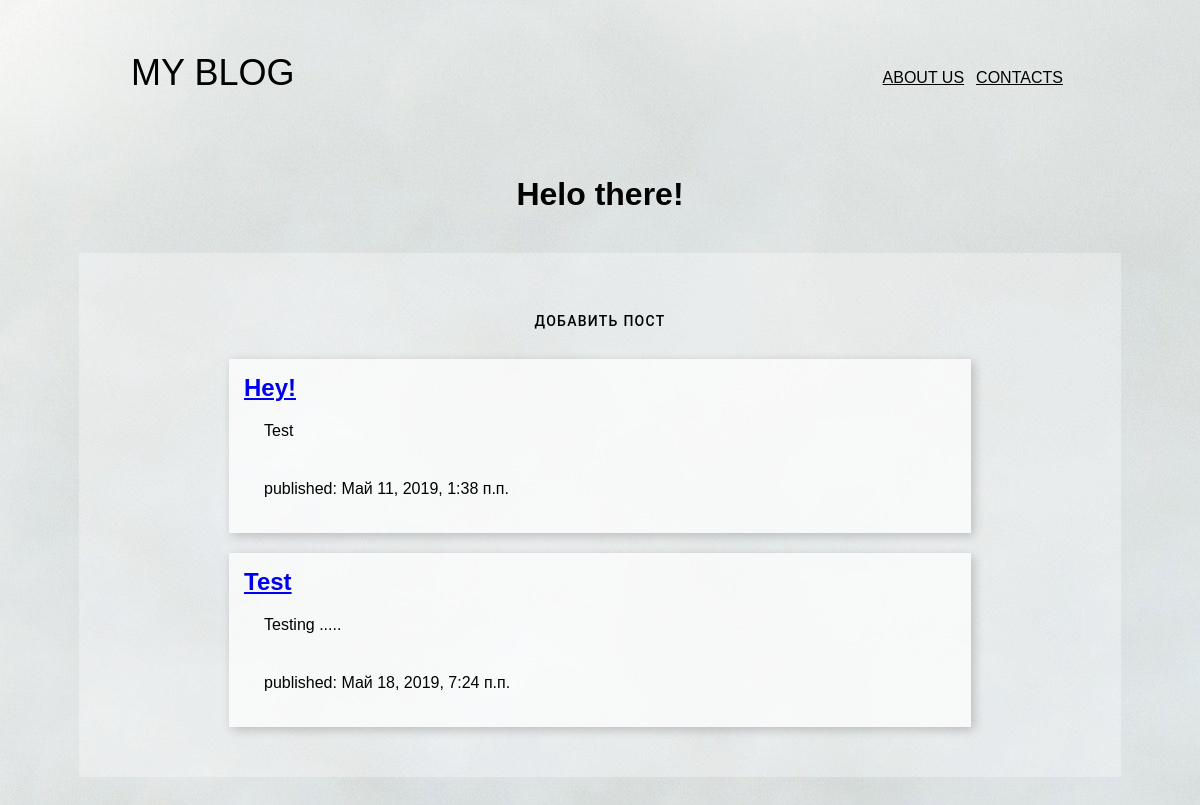
The app's page / (signed in), older data.
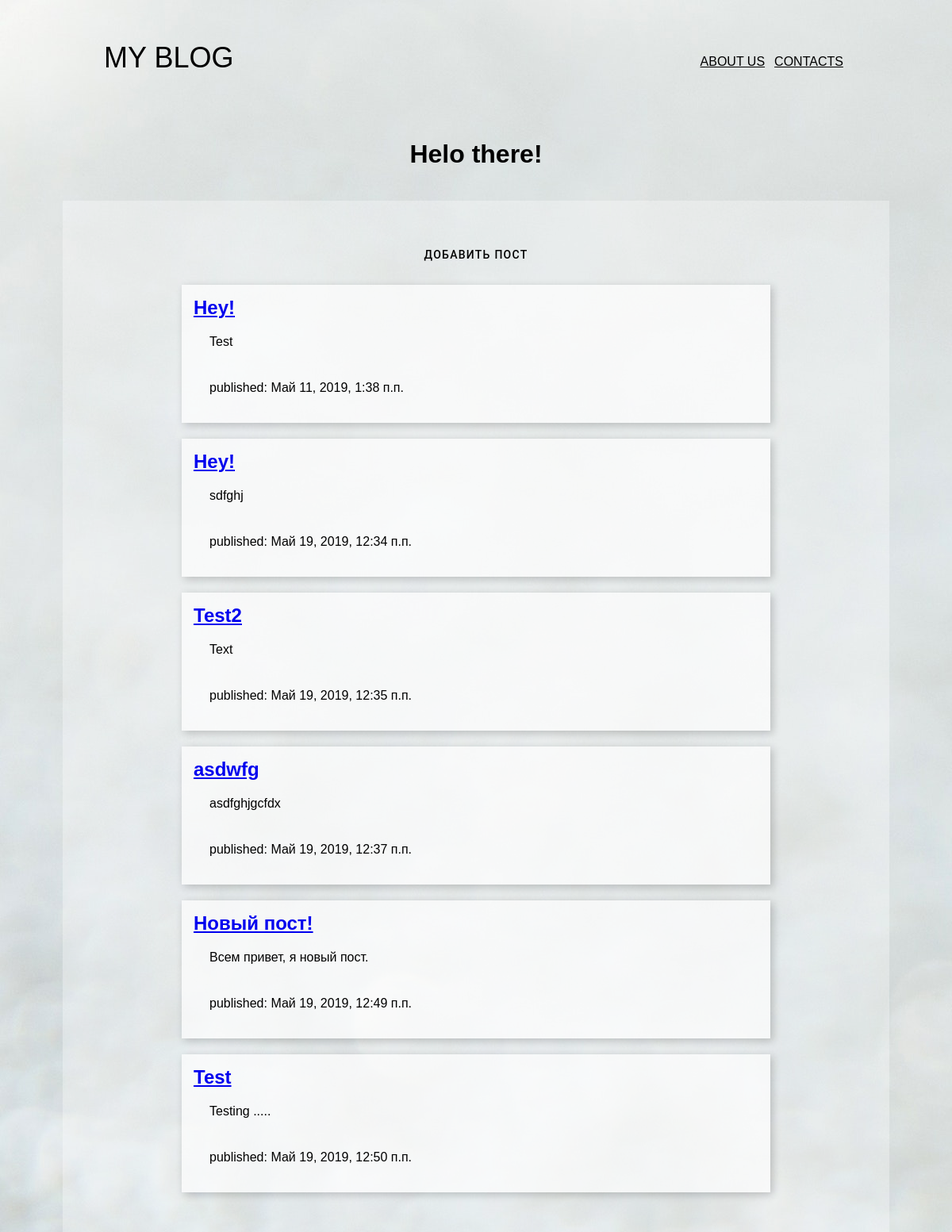
The same page, newer data.
### blog/models.py (models this page shows, shortened)
class Post(models.Model):
    author = models.ForeignKey(settings.AUTH_USER_MODEL, on_delete=models.CASCADE)
    title = models.CharField(max_length=200)
    text = models.TextField()
    created_date = models.DateTimeField(default=timezone.now)
    published_date = models.DateTimeField(blank=True, null=True)

### blog/views.py (the view)
# urls.py: path('', views.post_list, name='post_list'),
def post_list(request):
    posts = Post.objects.filter(published_date__lte=timezone.now()).order_by('published_date')
    return render(request, 'blog/post_list.html', {'posts': posts})

### blog/templates/blog/post_list.html
{% extends 'blog/base.html' %}
{% block content %}
	<div class="hello__block">
		<h1>Helo there!</h1>
	</div>
	<div class="content">
		{% if user.is_authenticated %}
			<a href="{% url 'post_new' %}" class="mdc-button" aria-label="add">
			<span>Добавить пост</span>
			</a>
				{% for post in posts %}
					<article>
						<h1><a href="{% url 'post_detail' pk=post.pk %}">{{ post.title }}</a></h1>
						<p>{{ post.text|linebreaksbr }}</p>
						<p>published: {{ post.published_date }}</p>
					</article>
				{% endfor %}
		{% endif %}
	</div>
{% endblock %}

### blog/templates/blog/base.html (shortened to what this page needs)
<!DOCTYPE html>
<html lang="en">
<head>
	<link rel="stylesheet" href="../../static/css/style.css">
</head>
<body>
	<div class ="container_wrapp">
		<header>
			<div class="header-container">
				<div class="logo">
					<span> <a href="/">My Blog</a></span>
				</div>
				<nav role="navigation">
					<ul class="main-menu">
						<li><a href="#">About us</a></li>
						<li><a href="#">Contacts</a></li>
					</ul>
				</nav>
			</div>
		</header>
		<main>
            {% block content %}
            {% endblock %}
		</main>
	</div>
</body>
</html>

### blog/static/css/core.css (style rules this page uses)
body { background: url(../img/1.jpg); font-family: 'Poppins', sans-serif; }
* { padding: 0; margin: 0; }
li { list-style: none; display: flex; }
.container_wrapp { margin: auto; height: 1100px; width: 1042px; left: 50%; }
p { padding: 20px; }

### blog/static/css/blocks/header.css (style rules this page uses)
.logo { margin-top: 30px; }
.logo span a { color: #000; font-size: 36px; padding: 27px 0; text-decoration: none; text-transform: uppercase; }
header { padding: 22px 0; }
.header-container { width: 90%; margin: 0 auto; display: flex; justify-content: space-between; }
.header-container .main-menu a { color: #000; font-size: 16px; padding: 27px 6px; text-transform: uppercase; }
ul { display: flex; }
nav { margin-top: 20px; }

### blog/static/css/blocks/main.css (style rules this page uses)
.hello__block { margin: 30px 0; }
.hello__block h1 { margin: 40px; display: flex; justify-content: center; align-items: flex-start; }
.mdc-button { font-family: Roboto, sans-serif; -moz-osx-font-smoothing: grayscale; -webkit-font-smoothing: antialiased; font-size: 0.875rem; line-height: 2.25rem; font-weight: 500; letter-spacing: 0.0892857143em; text-decoration: none; text-transform: uppercase; padding: 0 8px 0 8px; display: inline-flex; position: relative; align-items: center; justify-content: center; box-sizing: border-box; min-width: 64px; height: 36px; border: none; outline: none; }
.content { display: flex; flex-direction: column; margin-top: 40px; margin-bottom: 50px; padding: 50px 150px 50px 150px; background-color: hsla(0, 0%, 100%, 0.3); }
article { padding: 15px; margin-top: 20px; background-color: hsla(0, 0%, 100%, 0.7); -webkit-background-size: cover; background-size: cover; background-repeat: no-repeat; box-shadow: 3px 3px 10px rgba(0, 0, 0, 0.2); }

### blog/static/css/blocks/mdc.button.css (style rules this page uses)
.mdc-button { font-family: Roboto, sans-serif; -moz-osx-font-smoothing: grayscale; -webkit-font-smoothing: antialiased; font-size: 0.875rem; line-height: 2.25rem; font-weight: 500; letter-spacing: 0.0892857143em; text-decoration: none; text-transform: uppercase; padding: 0 8px 0 8px; display: inline-flex; position: relative; align-items: center; justify-content: center; box-sizing: border-box; min-width: 64px; height: 36px; border: none; outline: none; line-height: inherit; -webkit-user-select: none; -moz-user-select: none; -ms-user-select: none; user-select: none; -webkit-appearance: none; overflow: hidden; vertical-align: middle; border-radius: 4px; }
.mdc-button:not(:disabled) { background-color: transparent; }
.mdc-button:not(:disabled) { color: black; color: var(--mdc-theme-primary, black); }
.mdc-button { --mdc-ripple-fg-size: 0; --mdc-ripple-left: 0; --mdc-ripple-top: 0; --mdc-ripple-fg-scale: 1; --mdc-ripple-fg-translate-end: 0; --mdc-ripple-fg-translate-start: 0; -webkit-tap-highlight-color: rgba(0, 0, 0, 0); }
.mdc-button::before, .mdc-button::after { position: absolute; border-radius: 50%; opacity: 0; pointer-events: none; content: ""; }
.mdc-button::before { transition: opacity 15ms linear, background-color 15ms linear; z-index: 1; }
.mdc-button::before, .mdc-button::after { top: calc(50% - 100%); left: calc(50% - 100%); width: 200%; height: 200%; }
.mdc-button::before, .mdc-button::after { background-color: #ffea00; }
.mdc-button:not(.mdc-ripple-upgraded)::after { transition: opacity 150ms linear; }

Row changes from the older to the newer data that the page shows:
added Post: title "Hey!", text "sdfghj", published_date "Май 19, 2019, 12:34 п.п."
added Post: title "Test2", text "Text", published_date "Май 19, 2019, 12:35 п.п."
added Post: title "asdwfg", text "asdfghjgcfdx", published_date "Май 19, 2019, 12:37 п.п."
added Post: title "Новый пост!", text "Всем привет, я новый пост.", published_date "Май 19, 2019, 12:49 п.п."
changed Post "Testing .....": published_date "Май 18, 2019, 7:24 п.п." → "Май 19, 2019, 12:50 п.п."
